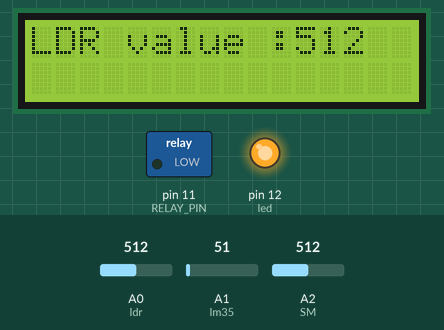
The sketch below on a simulated Arduino Uno, built with avr-gcc and run on an emulated ATmega328P. On the bench: 16×2 character LCD, switched loads named in the sketch (green lamp = pin HIGH), output pins drawn as LEDs (lit = HIGH). Inputs (shaded band) come from the test bench; at power-on: A2 (SM) = 512, A1 (lm35) = 51, A0 (ldr) = 512. The local clock reads 2024-03-15 10:24:30 at power-on unless the sketch sets it.

Above: at 1.2 s.
1.3 s: A2 (SM) set to 764
At 6.4 s:
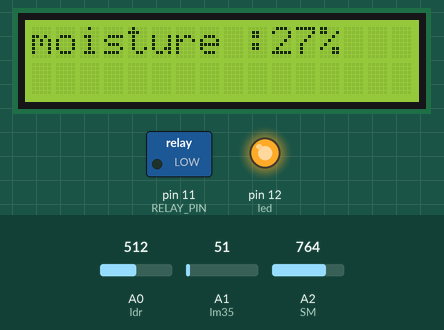
9.8 s: A2 (SM) set to 797
At 15.9 s:
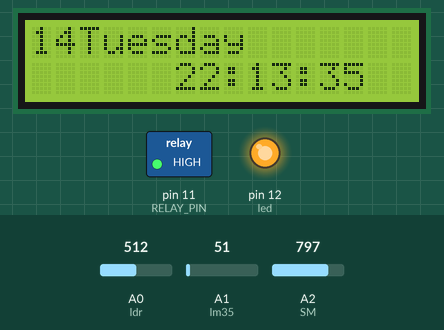
21.6 s: A2 (SM) set to 820
At 27.8 s:
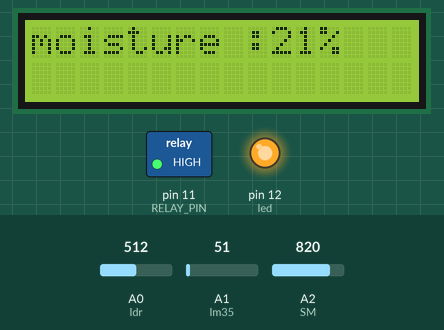
30.1 s: A2 (SM) set to 851
At 36.7 s:
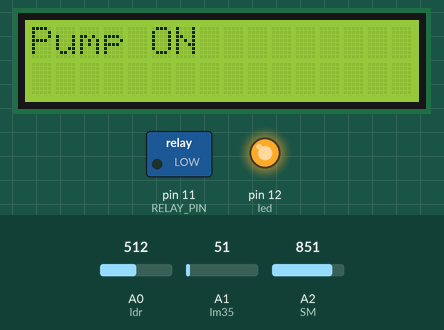
38.6 s: A1 (lm35) set to 61
At 41.5 s:
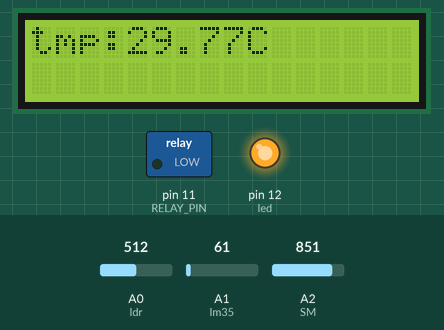
47.1 s: A0 (ldr) set to 716
At 54.9 s:
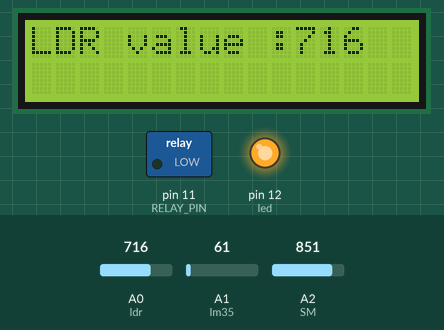
Timing chart, 0 to 56.4 s (numbered marks = the images above; inputs shaded):
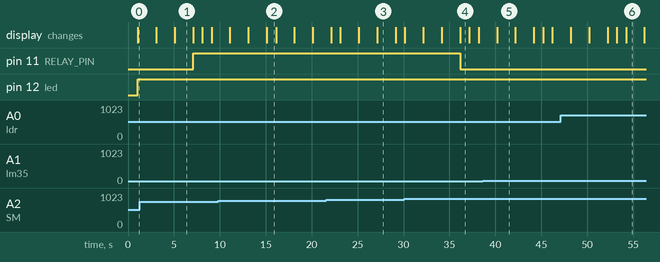

The sketch:

smart_garden.ino
```cpp
#include <Wire.h>
#include "RTClib.h"
#include <LiquidCrystal.h>
RTC_DS1307 rtc;
char daysOfTheWeek[7][12] = {"Sunday", "Monday", "Tuesday", "Wednesday", "Thursday", "Friday", "Saturday"};
int rs=9, en =10, d4 = 5, d5 = 4,d6 = 3,d7 = 2;
LiquidCrystal lcd(rs, en , d4 ,d5,d6,d7);
int ldr = A0;
int lm35 = A1;
int SM = A2;
int value=0;
int moisture;
int led =12;
const int RELAY_PIN = 11;


void setup() {
Serial.begin(9600);
pinMode(led, OUTPUT);

pinMode(RELAY_PIN, OUTPUT);
pinMode(ldr, INPUT);
pinMode(lm35, INPUT);

lcd.begin(16,2);
lcd.setCursor(0,0);

while (!Serial);
 if (! rtc.begin()) {
    Serial.println("Couldn't find RTC");
    while (1);
  }
  if (! rtc.isrunning()) {
    Serial.println("RTC is NOT running!");
  }
   rtc.adjust(DateTime(F(__DATE__), F(__TIME__)));
}

void loop() {


    //RTC
    DateTime now = rtc.now();
    lcd.print(now.day());
    lcd.print(daysOfTheWeek[now.dayOfTheWeek()]);
    lcd.setCursor(6,1);
    lcd.print(now.hour());
    lcd.print(':');
    lcd.print(now.minute());
    lcd.print(':');
    lcd.print(now.second());
    delay(1000);
    lcd.clear();
     if(now.hour()>=20 || now.hour()>=0 && now.hour()<=5)
    {
      digitalWrite(led, HIGH);

    }
      if( now.hour()>=0 && now.hour()<=5)
    {
      digitalWrite(led, HIGH);

    }
//LDR SENSOR
lcd.print("LDR value :");
lcd.print(analogRead(ldr));
delay(2000);
lcd.clear();

// TEMP SENSOR
int tmp;
float tmp_val;
tmp=analogRead(lm35);
tmp_val=tmp*4.88;
tmp_val/=10;
 lcd.print("tmp:");
  lcd.print(tmp_val);
   lcd.print("C");
delay(2000);
  lcd.clear();

 //SOIL SENSOR
  value=analogRead(SM);
  moisture=map(value,1017,100,0,100);
  lcd.print("moisture :");
  lcd.print(moisture);
  lcd.print("%");
  delay(2000);
  lcd.clear();


//CONDITIONS

// TOO DRY
  if(moisture<20)
  {
    digitalWrite(RELAY_PIN, LOW);
    lcd.print("Pump ON");
    delay(1000);
    lcd.clear();

    }

    if(moisture>25)
  {
    digitalWrite(RELAY_PIN, HIGH);
    lcd.print("Pump OFF");
    delay(1000);
    lcd.clear();

    }

  if(tmp_val>30)
  {
    //MORNING
    if( now.hour()== 6)
    {
      digitalWrite(RELAY_PIN, LOW);
      lcd.print("PUMP ON");
      delay(1000);
      lcd.clear();


    }
    //EVENING
    if(now.hour()== 18)
    {
      digitalWrite(RELAY_PIN, LOW);
      lcd.print("PUMP ON");
      delay(1000);
      lcd.clear();

    }

    //Dhuhr
    if(now.hour()== 12)
    {
      digitalWrite(RELAY_PIN, LOW);
      lcd.print("PUMP ON");
      delay(1000);
      lcd.clear();

    }
  }

  else
  {
    //MORNING
    if(now.hour()== 6)
    {
      digitalWrite(RELAY_PIN, LOW);
      lcd.print("PUMP ON");
      delay(1000);
      lcd.clear();

    }
    //EVENING
    if(now.hour()== 18)
    {
      digitalWrite(RELAY_PIN, LOW);
      lcd.print("PUMP ON");
      delay(1000);
      lcd.clear();

    }
  }

}
```

Measured:
- the behaviour switches between 778 and 779 on A2 (SM) (found by bisection; images 1 and 2)
- the behaviour switches between 833 and 834 on A2 (SM) (found by bisection; images 3 and 4)
- after the input at 30.1 s, pin 11 (RELAY_PIN): HIGH → LOW after 6.1 s
- what the display in image 1 shows lasts 2.0 s, from 5.1 s to 7.1 s
- what the display in image 2 shows lasts 1.0 s, from 15.1 s to 16.1 s
